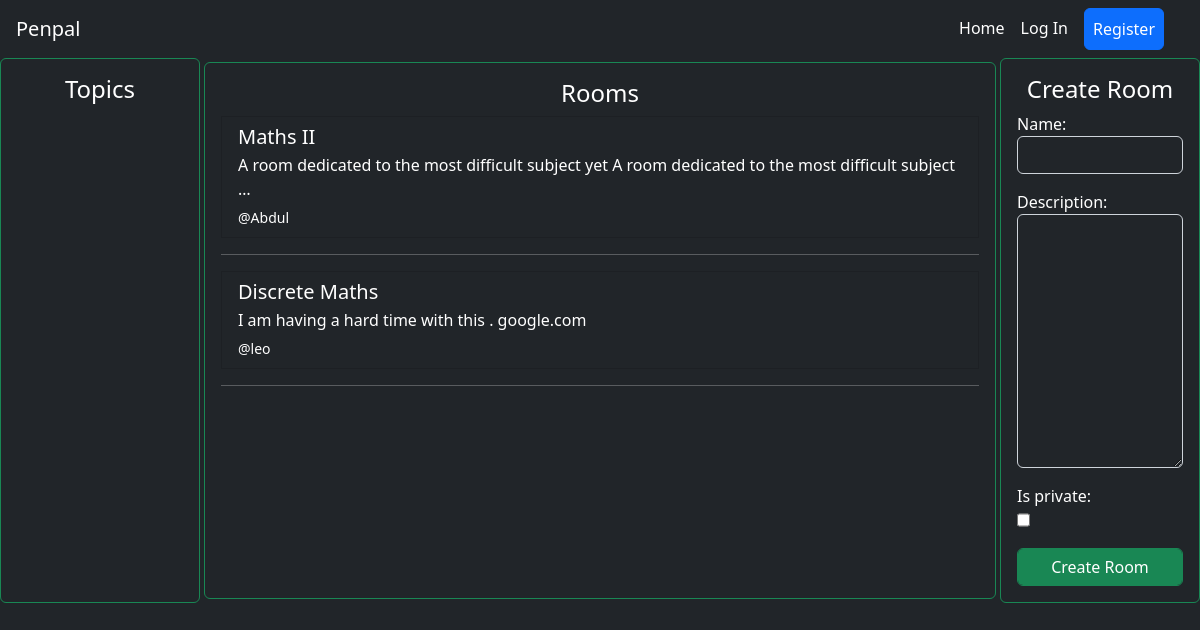
The app's page /, older data.
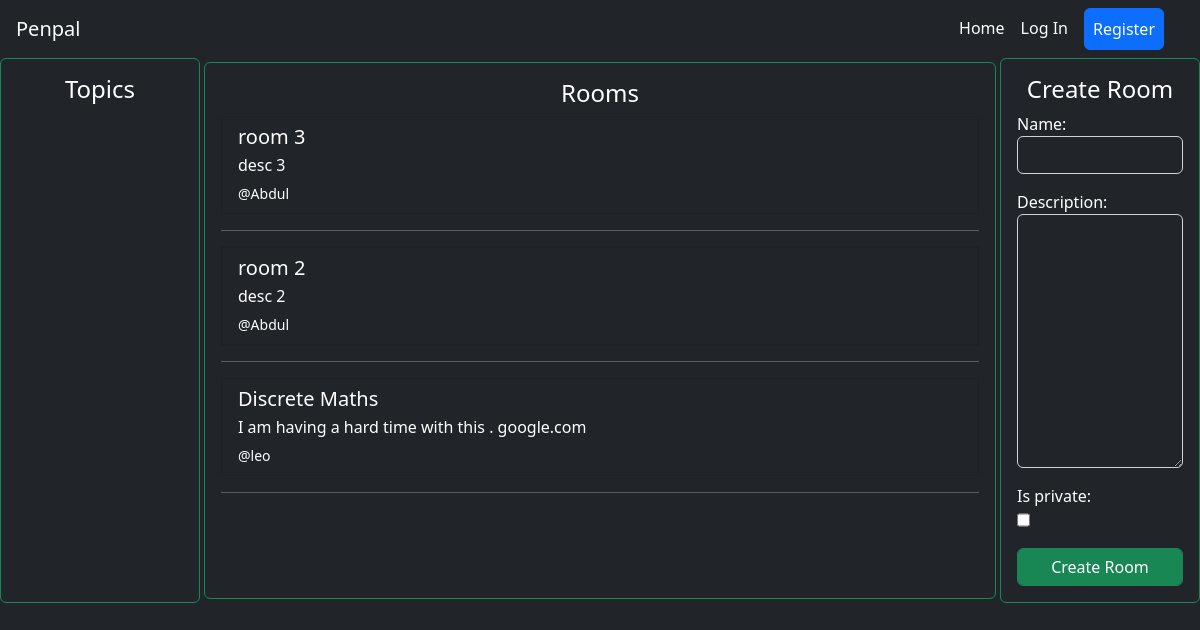
The same page, newer data.
### base/models.py (models this page shows, shortened)
class Room(models.Model):
    name = models.CharField(max_length=120)
    description = models.TextField()
    is_private = models.BooleanField(default=False)
    created_at = models.DateTimeField(auto_now_add=True)
    updated_at = models.DateTimeField(auto_now=True)
    creator = models.ForeignKey(Account,null=True,on_delete=models.SET_NULL,related_name='created_rooms')
    admins = models.ManyToManyField(Account,related_name='administrated_rooms')
    participants = models.ManyToManyField(Account,related_name='joined_rooms')
    class Meta:
        ordering = ['-created_at']

### accounts/models.py (models this page shows, shortened)
class Account(AbstractBaseUser,PermissionsMixin):
    id = models.UUIDField(primary_key = True,default=uuid.uuid4,editable=False)
    Genders=[
        ("Male","Male"),
        ("Female","Female")
    ]
    email = models.EmailField(verbose_name="email", max_length=60, unique=True)
    username = models.CharField(max_length=30, unique=False)
    gender = models.CharField(max_length=7,choices=Genders,default = "Male")
    phone_num = PhoneNumberField(blank=True)
    current_residence = CountryField(null =True , blank = True)
    nationality = CountryField(null =True , blank = True)
    date_joined = models.DateTimeField(verbose_name="date joined", auto_now_add=True)
    last_login = models.DateTimeField(verbose_name="last login", auto_now=True)
    is_active = models.BooleanField(default=True)
    is_admin = models.BooleanField(default=False)
    is_staff = models.BooleanField(default=False)
    is_superuser = models.BooleanField(default=False)
    profile_image = models.URLField(default="https://www.freeiconspng.com/thumbs/account-icon/account-icon-33.png")
    USERNAME_FIELD = "email"
    REQUIRED_FIELDS = [
        'username',
    ]
    objects = MyAccountManager()
    class Meta:
        unique_together = ('username','email')
    def __str__(self):
        return f"@{self.username}"

### base/views.py (the view)
# urls.py: path('',index,name='index'),
def index(request):
    context = {}
    rooms = Room.objects.all()
    context['rooms'] = rooms
    context['creation_form'] = RoomCreationForm()
    return render(request,"index.html",context)

### base/forms.py
class RoomCreationForm(forms.ModelForm):
    class Meta:
        model = Room
        fields = ('name','description','is_private')
        widgets = {
            'name': forms.TextInput(attrs={'class':'form-control bg-dark text-white'}),
            'description': forms.Textarea(attrs={'class':'form-control bg-dark text-white'}),
            'is_private': forms.CheckboxInput(attrs={'class':'form-check',}),
        }

### base/templates/index.html (shortened to what this page needs)
{% extends 'layout.html' %}
{% block body %}
<div style="display: grid; grid-template-columns: 1fr 4fr 1fr;">
    <div class="border rounded border-success list-group p-3">
        <h4 class="text-center">Topics</h4>
    </div>
    <div class="border rounded border-success list-group p-3 m-1">
        <h4 class="text-center">Rooms</h4>
        {% include "base/rooms.html" %}
    </div>
    <div class="container border rounded border-success p-3">
        <h4 class="text-center">Create Room</h4>
        <form action="{% url 'create_room' %}" method="post">
            {{ creation_form.as_p }}
            <input type="submit" class="btn btn-success form-control" value="Create Room">
        </form>
    </div>
</div>
{% endblock %}

### base/templates/base/rooms.html (shortened to what this page needs)
{% for room in rooms %}
<a href="{% url 'view_room' room.id %}" class="list-group-item list-group-item-action flex-column align-items-start bg-dark text-white">
    <div class="d-flex w-100 justify-content-between">
        <h5 class="mb-1">{{ room.name }}</h5>
    </div>
    <p class="mb-1">{{room.description | truncatechars:100}}</p>
    <small>{{room.creator}}</small>
</a>
<hr>
{% empty %}
<h3>No rooms</h3>
{% endfor %}

Row changes from the older to the newer data that the page shows:
removed Room: name "Maths II", description "A room dedicated to the most difficult subject yet A room dedicated to the most difficult subject …", creator "@Abdul"
added Room: name "room 3", description "desc 3", creator "@Abdul"
added Room: name "room 2", description "desc 2", creator "@Abdul"
